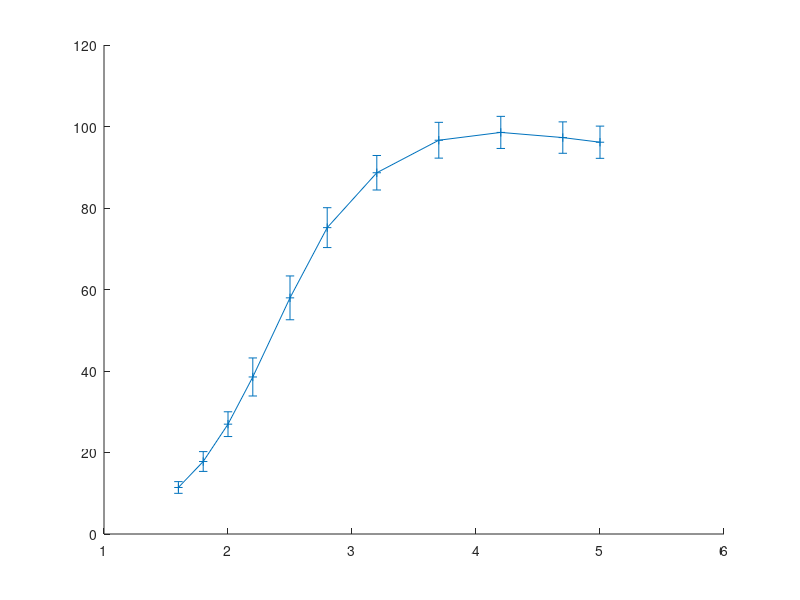

This chart was generated by the following MATLAB code: (Note: this script raises an error after producing the figure.)
 close all
 clear
 clc

 
 
 ROIflag =1;   %%%  Sphere-segment ROI = 1 , Full Phantom = 2
 

 
if ~ismember(ROIflag,[1 2])
    sprintf("Please select correct ROIflag: 1 = Sphere-segment ROI, 2 = Full Phantom !")
    return
elseif ROIflag == 1  
 %%%  SPHERE-SEGMENT ROI
 %%%  Mean Flow from 4 datasets at all PLDs 
 %%%  eerr here is the STDERR = STDEV/sqrt(4)   
  sig_pump200 = [11.415925    17.788925     26.9547      38.53625       57.950475       75.182125      88.652   	 96.6308      98.550225	    97.2817        96.142975];
  err_pump200 = [1.435445289	2.429397551  3.037805033   4.667409324    5.376725304     4.891375188	 4.23425488  4.391862484   3.938418363	 3.853709072   3.953456549];
   
  sig_pump300 = [43.438775	  59.547075	   76.8185	     95.1134	  115.211025	128.504325	  136.061525	     135.59675	    138.2555	137.638525      145.44405 ];
  err_pump300 = [4.329176928   4.882370949	6.297690278   5.804742364	5.13959589	  5.438299063	4.565573238	   3.570515928	  4.902958442	  5.863645644	  6.800181185 ];
   
   
  sig_pump400 = [78.1575	  103.637625      129.269        148.768075      163.690825     169.029775 	  168.9227   	162.02805	  169.492975    164.7001	  177.140725 ];
  err_pump400 = [5.440338333	6.946840197	    7.745073544    5.725058408	   6.387022674	  5.223607556	5.370197771   5.969465993	9.950375569	  7.823567207	6.589582781 ];

  fname=fullfile('ROI1_SphSeg_Flow_vs_Time_4DataSet_avg_stderr');
  
 elseif ROIflag == 2

 %%%  FULL PHANTOM
 %%%  Mean Flow from 4 datasets at all PLDs 
 %%%  eerr here is the STDERR = STDEV/sqrt(4) 
  sig_pump200 = [8.481675       10.069325	12.649925	15.360275	16.866425	18.36365	19.3735     20.4932     21.240125	21.637475	23.702675];
  err_pump200 = [0.542847169	0.688200629	0.738449041	1.123789476	1.357003881	0.892134207	0.565589162	1.222066377	1.262767078	1.04415708	1.165486866];
   
  sig_pump300 = [16.36915       19.55015	22.656475	24.55315	25.9385     27.701925	29.216325	31.40915	33.669575	33.0358     36.705825];
  err_pump300 = [ 0.848805225	0.898493397	1.107157452	0.897001056	0.80782588	1.240125327	1.240492094	0.712272319	1.419988383	0.712347567	1.530338354];
   
  
  sig_pump400 = [23.2836        27.81035	31.046225	33.586125	34.962      37.2379     38.840375	39.54065	42.115125	43.913  	47.179875];
  err_pump400 = [1.004206625	0.953823241	1.261226642	1.079465322	1.483642273	1.517240239	1.554616731	1.59141783	2.672587869	2.78954313	2.956834865];
   
  ylim([0 105]);
   fname=fullfile('ROI2_FullPhantom_Flow_vs_Time_4DataSet_avg_stderr');
   
 end        
 
  
 
  
 pump = [200, 300, 400] ;
 pld=[0.1,0.3,0.5,0.7,1.0,1.3,1.7,2.2,2.7,3.2,3.5];
 mycol=['g','b','r','k','m'];
 txt = {};  % Used for Legend generation
 tau = 1.5;  % Label Duration

 
 
  
figure(1);
set(gcf, 'Position',  [1200, 600, 1100, 650]);

 

for i=1:length(pump)
    
  sig = eval(sprintf('sig_pump%d', pump(i)));
  err = eval(sprintf('err_pump%d', pump(i)));
  stdev = err *2;
  
  % h=errorbar(pld+tau,sig ,stdev, stdev,'+-','Color', mycol(i));
   
   h=errorbar(pld+tau,sig ,err,err,'+-','Color', mycol(i));
     
   tt = sprintf('Pump Rate = %d mL/min',pump(i));
   set(h,'LineWidth',2,'MarkerSize',13);
   txt = [txt; tt];
   
   hold on 
  
end
   
   grid on

  xlabel('Time (s)');
  ylabel('Flow (mL/100g/min)');
  xlim([0. 5.5]);
%  ylim([0 65]);
  set(gca,'FontSize',24);   % axis font size

  
  y1=get(gca,'ylim');
  LL=line([1.5 1.5], y1);
  set(LL,'LineWidth',2);
   
 
  if ROIflag == 1
    ylim([0 230]);
  
  elseif ROIflag == 2  
      xl=get(gca,'xlim');
     L20=line(xl, [20. 20.]);
     L30=line(xl, [30. 30.]);
     L40=line(xl, [40. 40.]);
     set(L20,'LineWidth',2, 'Color', 'g', 'LineStyle','--');  
     set(L30,'LineWidth',2, 'Color', 'b', 'LineStyle','--');  
     set(L40,'LineWidth',2, 'Color', 'r', 'LineStyle','--');  
  
      %%% Do not include line in the legend
    %  L20.Annotation.LegendInformation.IconDisplayStyle = 'off';  
      ylim([0 65]);
      
  end



   legend(txt);
 
  
 %  text(0.25, 42, 'Nominal Flow','Color','k','FontSize',24);
   
    print(strcat(fname),'-djpeg');  
  
